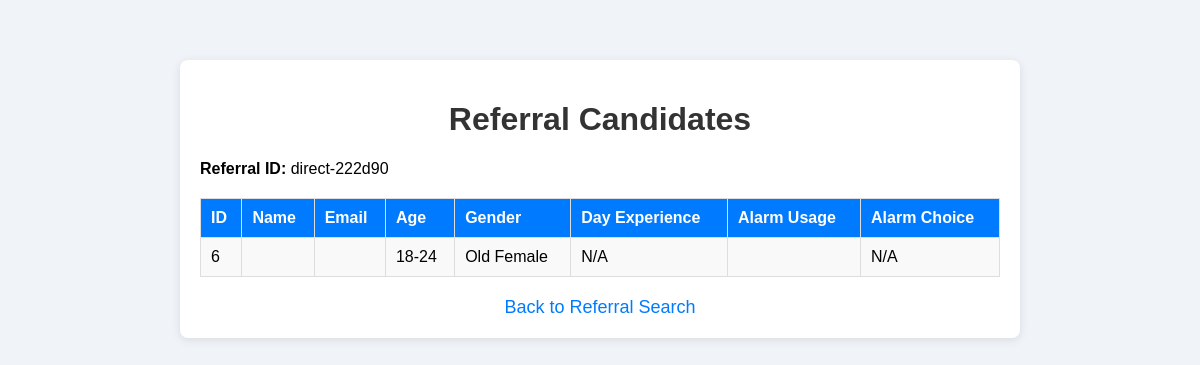
Page /referral/unique-user/direct-222d90 on the committed database.
### index.py (models this page shows)
class SurveyResponseIndex(db.Model):
    __tablename__ = 'survey_response'
    id = db.Column(db.Integer, primary_key=True, autoincrement=True)
    unique_user_id = db.Column(db.Integer, db.ForeignKey('unique_user.id'), nullable=False)
    referral_id = db.Column(db.String(64), nullable=False, default="direct")
    age = db.Column(db.String(20), nullable=False, default='-')
    gender = db.Column(db.String(20), nullable=False, default='-')
    other_data = db.Column(db.Text, nullable=True)  # Stores additional info as JSON
    status = db.Column(db.String(50), nullable=True, default="Completed")
    timestamp = db.Column(db.DateTime, default=datetime.utcnow)

### referral.py (the view)
@referral_bp.route('/unique-user/<referral_id>', methods=['GET'])
def view_unique_user(referral_id):
    from index import SurveyResponseIndex
    responses = SurveyResponseIndex.query.filter_by(referral_id=referral_id).all()
    if responses:
        return render_template('unique_user.html', referral_id=referral_id, responses=responses)
    return render_template('referral.html', error="No responses found for this unique user.")

### templates/unique_user.html (shortened to what this page needs)
<!DOCTYPE html>
<html lang="en">
<head>
</head>
<body>
  <div class="container">
    <h1>Referral Candidates</h1>
    <p><strong>Referral ID:</strong> {{ referral_id }}</p>
    {% if responses %}
    <table>
      <tr>
        <th>ID</th>
        <th>Name</th>
        <th>Email</th>
        <th>Age</th>
        <th>Gender</th>
        <th>Day Experience</th>
        <th>Alarm Usage</th>
        <th>Alarm Choice</th>
      </tr>
      {% for response in responses %}
      <tr>
        <td>{{ response.id }}</td>
        <td>{{ response.name }}</td>
        <td>{{ response.email }}</td>
        <td>{{ response.age }}</td>
        <td>{{ response.gender }}</td>
        <td>{{ response.day_experience or 'N/A' }}</td>
        <td>{{ response.alarm_usage }}</td>
        <td>{{ response.alarm_choice or 'N/A' }}</td>
      </tr>
      {% endfor %}
    </table>
    {% else %}
    <p>No survey responses found for this referral ID.</p>
    {% endif %}
    <a href="/referral" class="back-link">Back to Referral Search</a>
  </div>
</body>
</html>

### templates/unique_user.html (style rules this page uses)
body { font-family: Arial, sans-serif; background: #f0f4f8; margin: 0; padding: 20px; }
.container { max-width: 800px; background: #fff; margin: 40px auto; padding: 20px; border-radius: 8px; box-shadow: 0 2px 10px rgba(0,0,0,0.1); }
h1 { text-align: center; color: #333; }
table { width: 100%; border-collapse: collapse; margin-top: 20px; }
th, td { border: 1px solid #ddd; padding: 10px; text-align: left; }
th { background: #007BFF; color: white; }
tr:nth-child(even) { background: #f9f9f9; }
.back-link { display: block; text-align: center; margin-top: 20px; color: #007BFF; text-decoration: none; font-size: 18px; }

### rows in the picture
SurveyResponseIndex: referral "direct-222d90", id "6", age "18-24", gender "Old Female", day_experience "N/A", alarm_choice "N/A"
